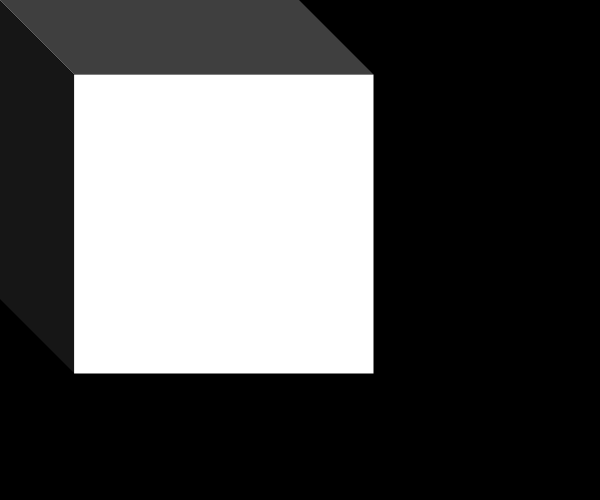
Frame 1 (no input)
Frame 60 (no input): identical to frame 1, image omitted
Frame 120 (the mouse pressed at the canvas centre since frame 60): identical to frame 1, image omitted

The p5.js sketch that drew this single still picture (run headless with seeded random() and noise() and a simulated clock; from frame 60 on, the mouse is pressed at the canvas centre):

// p5.js sketch
// ── sketch.js
rectLoop = 75;

function setup() {
    createCanvas(windowWidth/2, windowHeight/2);
    background(0);
}

function draw() {
    // Shadow for Purple Rect.
    // noStroke();
    // fill(25);
    // rect(25, 25, 200, 200);

    // Purple Rect.
    // noStroke();
    // fill(102, 51, 153);
    // rect(25/2, 25/2, 200, 200);

    // Looped Rect (3D Illusional Rectangle):
    for (let i = 0; i < rectLoop; i++) {
        rect(i, i, 300, 300);
    };
}
